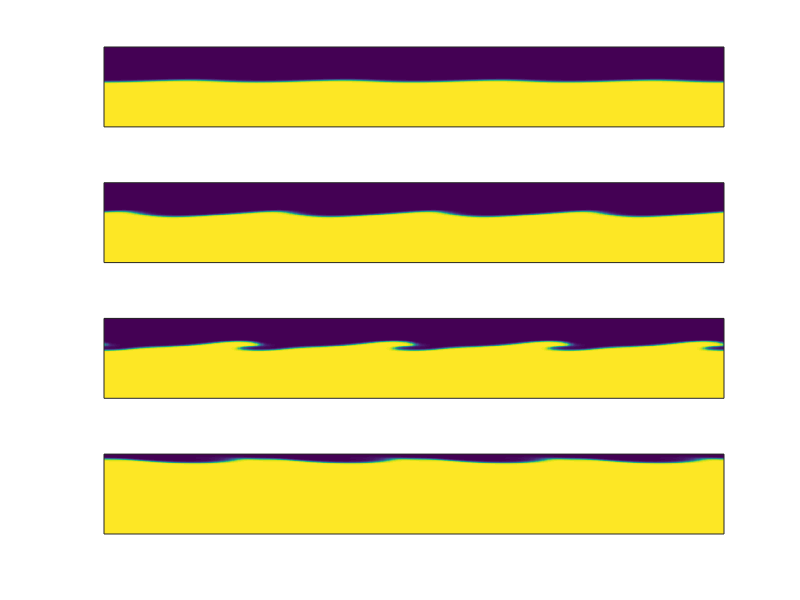

The MATLAB script that drew this image: (Note: this script raises an error after producing the figure.)
%-----------------------------------------------------------------------
% To plot concentration c profile
%-------------------------------------------------------------------------

close all;
clear all;
clc;

% % create meshgrid
n=257;
l=513;
celx=l-1;
cely=n-1;
xl=4;
yl=1;
dx=xl/(celx);
dy=yl/(cely);
x=0+dx/2:dx:xl-dx/2;
y=0+dy/2:dy:yl-dy/2;
[X,Y]=meshgrid(x,y);

% % load data
load("conc_h=0.5.mat"); % change value of h here for other h

% % set figure and plot
set(gcf,'Units','normalized')
h=figure(1)
pos=get(h,'Position');
npos = pos +[-8 -5 0 0];
set(h,'Position',npos);
tp=[5 7 10 25];


for i=1:4
        time=tp(i); %time for panels
        h1=subplot(4,1,i);
        pos1=get(h1,'Position');
        new_pos1 = pos1 +[0 0 -0.35 0.04];
        set(h1, 'Position',new_pos1);
        imagesc(x,y,conc{i}(:,:));

axis xy

set(gca,'xtick',[]);
set(gca,'xticklabel',[]);
set(gca,'ytick',[]);
set(gca,'yticklabel',[]);

end
% colorbar('southoutside') 
% c=colorbar
% c.Location='east';
% c.FontSize=12;
% c.FontWeight='bold'
% c.Position=[0.564912280701756 0.170316301703163 0.0157894736842097 0.749391727493917];
% c.Ticks=[0 0.1 0.2 0.3 0.4 0.5 0.6 0.7 0.8 0.9 1];
% c.TickLabels={'0','0.1','0.2','0.3','0.4','0.5','0.6','0.7','0.8','0.9','1'};
% c.Limits = [0 1];

colormap("sky");
set(gcf,'PaperUnits','centimeters');
set(gcf,'PaperSize',[13 15.6]);
set(gcf,'PaperPosition',[-1.5 -0.6 15 18]);

% % save figure
exportgraphics(h,'h=0.5_cl.jpg','Resolution',600);
